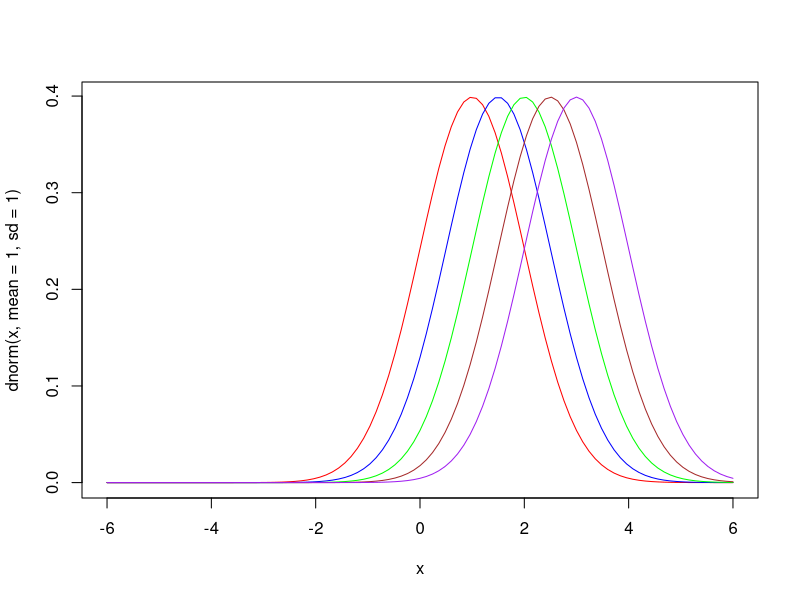
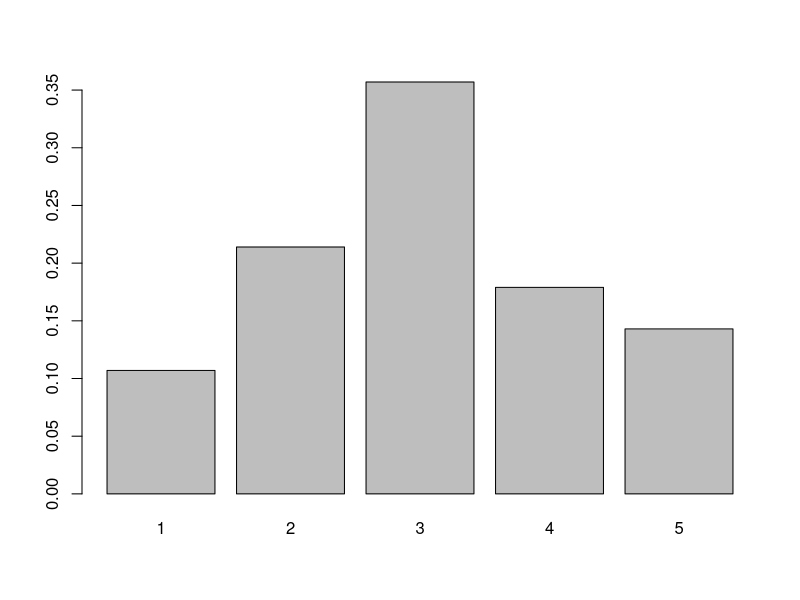

The R script that drew these images, in order:
curve(dnorm(x, mean=1, sd=1),col="red",xlim = c(-6,6))
curve(dnorm(x, mean=1.5, sd=1),col="blue",xlim = c(-6,6),add = TRUE)
curve(dnorm(x, mean=2, sd=1),col="green",xlim = c(-6,6),add = TRUE)
curve(dnorm(x, mean=2.5, sd=1),col="brown",xlim = c(-6,6),add = TRUE)
curve(dnorm(x, mean=3, sd=1),col="purple",xlim = c(-6,6),add = TRUE)

#pnorm untuk kurang dari (<)
pnorm(20, mean = 30 ,sd = 25)
#pnorm untuk lebih dari (>)
1-pnorm(20, mean = 30 ,sd = 25)
#pnorm untuk diantara
pnorm(45,mean = 30, sd = 25) -  pnorm(20,mean = 30, sd = 25)

#1
1-pnorm(70,mean = 39, sd = 21)
#2
pnorm(52,mean = 39, sd = 21) -  pnorm(31,mean = 39, sd = 21)
#3
pnorm(42, mean = 39 ,sd = 21)


#distribusi populasi
x <- c(2,3,4,1,5,2,5,2,3,5,2,3,5,4,3,2,1,3,4,3,3,3,2,3,1,4,3,4)
data <- table(x)/length(x)
data1 <- round(data,digits = 3)
data1
barplot(data1)

